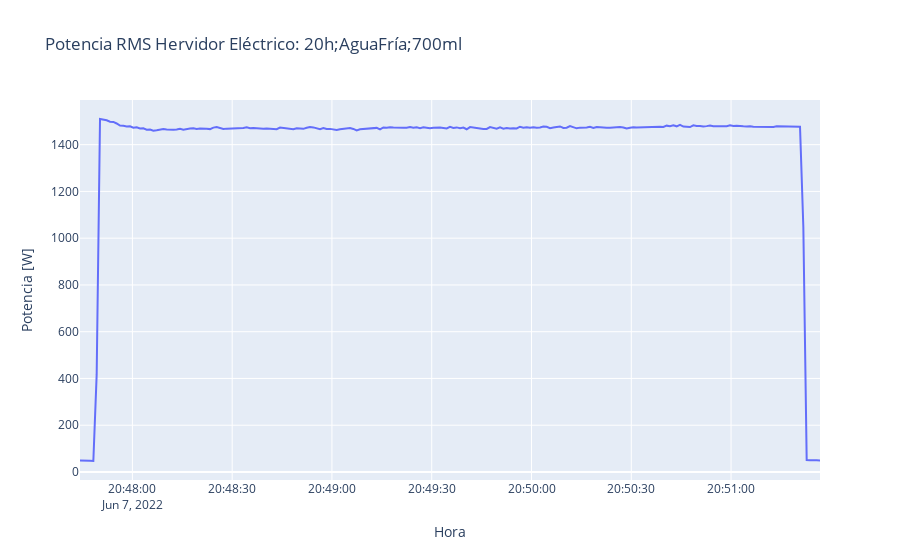

Write notebook code for a chart like this one.
### Code cell
fig = go.Figure(
    data=[
        go.Line(x=BD_carga['Fecha'][0:12*75],
                y=BD_carga['Potencia'][0:12*75], name="Power")
    ],
    layout=go.Layout(
        title=dict(text='Potencia RMS Hervidor Eléctrico: 20h;AguaFría;700ml'),
        xaxis=dict(title='Hora'),
        yaxis=dict(title='Potencia [W]')
    )
)
fig.show()

### Figure 1 — Plotly figure (JSON) as saved in the notebook; plotly's stock layout.template omitted (floating-point values rounded to 4 significant figures; data arrays with more than 128 entries replaced by an {"elided": "..."} marker saying what was removed)
{"data": [{"name": "Power", "type": "scatter", "x": {"elided": "223 str values"}, "y": {"elided": "223 float values"}}], "layout": {"title": {"text": "Potencia RMS Hervidor Eléctrico: 20h;AguaFría;700ml"}, "xaxis": {"title": {"text": "Hora"}}, "yaxis": {"title": {"text": "Potencia [W]"}}}}
